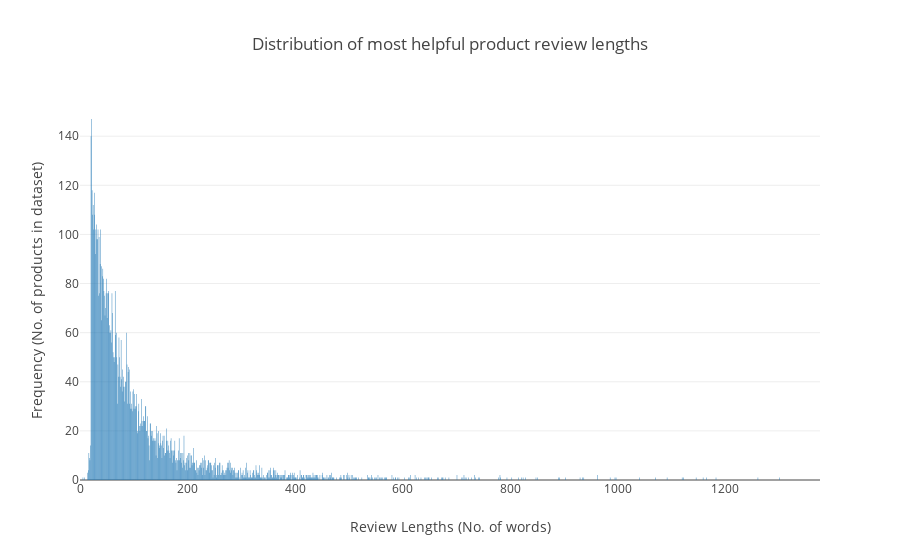

Write notebook code for a chart like this one.
### Code cell
revLengths = []
revLengthFreqs = []
for i in range(maxRevLength):
    revLengths.append(i)
    if i in allReviewLengthFrequenciesDict:
        revLengthFreqs.append(allReviewLengthFrequenciesDict[i])
    else:
        revLengthFreqs.append(0)

data = [
        Bar(
            x=revLengths,
            y=revLengthFreqs
        )
]

layout = Layout(
    title='Distribution of most helpful product review lengths',
    xaxis=dict(
        title='Review Lengths (No. of words)'
    ),
    yaxis=dict(
        title='Frequency (No. of products in dataset)'
    )
)
fig = Figure(data=data, layout=layout)
iplot(fig)

### Figure 1 — Plotly figure (JSON) as saved in the notebook; plotly's stock layout.template omitted (floating-point values rounded to 4 significant figures; data arrays with more than 128 entries replaced by an {"elided": "..."} marker saying what was removed)
{"data": [{"type": "bar", "x": {"elided": "1377 int values"}, "y": {"elided": "1377 int values"}}], "layout": {"title": "Distribution of most helpful product review lengths", "xaxis": {"title": "Review Lengths (No. of words)"}, "yaxis": {"title": "Frequency (No. of products in dataset)"}}}
